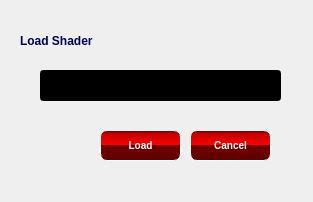
<?xml version="1.0" encoding="UTF-8"?>
<ui version="4.0">
 <class>ShaderLoader</class>
 <widget class="QDialog" name="ShaderLoader">
  <property name="windowModality">
   <enum>Qt::WindowModal</enum>
  </property>
  <property name="geometry">
   <rect>
    <x>0</x>
    <y>0</y>
    <width>313</width>
    <height>202</height>
   </rect>
  </property>
  <property name="windowTitle">
   <string>LoadShader</string>
  </property>
  <widget class="lineTextWrapper" name="lineEdit_4">
   <property name="geometry">
    <rect>
     <x>40</x>
     <y>70</y>
     <width>241</width>
     <height>31</height>
    </rect>
   </property>
   <property name="styleSheet">
    <string notr="true">background-color: rgb(0, 0, 0);
color: rgb(255, 255, 255);</string>
   </property>
  </widget>
  <widget class="QLabel" name="label">
   <property name="geometry">
    <rect>
     <x>20</x>
     <y>30</y>
     <width>151</width>
     <height>21</height>
    </rect>
   </property>
   <property name="styleSheet">
    <string notr="true">color: rgb(0, 0, 89);
font: 75 10pt &quot;Leelawadee&quot;;
background-color: rgba(255, 255, 255, 0);
font-weight:bold</string>
   </property>
   <property name="text">
    <string>Load Shader</string>
   </property>
  </widget>
  <widget class="QPushButton" name="pushButton_10">
   <property name="geometry">
    <rect>
     <x>190</x>
     <y>130</y>
     <width>81</width>
     <height>31</height>
    </rect>
   </property>
   <property name="styleSheet">
    <string notr="true">color: white;
background-color: QLinearGradient( x1: 0, y1: 0, x2: 0, y2: 1, stop: 0 #600000, stop: 0.1 #c00000, stop: 0.49 #ff0000, stop: 0.5 #700000, stop: 1 #600000);
border-width: 1px;
border-color: #fff;
border-style: solid;
border-radius: 7;
padding: 3px;
font-size: 10px;
font-weight:bold;
padding-left: 5px;
padding-right: 5px;</string>
   </property>
   <property name="text">
    <string>Cancel</string>
   </property>
  </widget>
  <widget class="QPushButton" name="pushButton_9">
   <property name="geometry">
    <rect>
     <x>100</x>
     <y>130</y>
     <width>81</width>
     <height>31</height>
    </rect>
   </property>
   <property name="styleSheet">
    <string notr="true">color: white;
background-color: QLinearGradient( x1: 0, y1: 0, x2: 0, y2: 1, stop: 0 #600000, stop: 0.1 #c00000, stop: 0.49 #ff0000, stop: 0.5 #700000, stop: 1 #600000);
border-width: 1px;
border-color: #fff;
border-style: solid;
border-radius: 7;
padding: 3px;
font-size: 10px;
font-weight:bold;
padding-left: 5px;
padding-right: 5px;</string>
   </property>
   <property name="text">
    <string>Load</string>
   </property>
  </widget>
 </widget>
 <customwidgets>
  <customwidget>
   <class>lineTextWrapper</class>
   <extends>QLineEdit</extends>
   <header>linetextwrapper.h</header>
   <slots>
    <signal>signalShaderN(QString)</signal>
    <signal>signalLightPos(QString)</signal>
    <signal>signalSaveCam(QString)</signal>
    <signal>signalRefPoint(QString)</signal>
    <signal>signalDistance(float)</signal>
    <slot>gotClickedShaderName()</slot>
    <slot>gotClickedLightPos()</slot>
    <slot>gotClickedCam()</slot>
    <slot>gotClickedRefPoint()</slot>
    <slot>gotDistance()</slot>
   </slots>
  </customwidget>
 </customwidgets>
 <resources/>
 <connections>
  <connection>
   <sender>pushButton_9</sender>
   <signal>clicked()</signal>
   <receiver>ShaderLoader</receiver>
   <slot>accept()</slot>
   <hints>
    <hint type="sourcelabel">
     <x>145</x>
     <y>146</y>
    </hint>
    <hint type="destinationlabel">
     <x>135</x>
     <y>202</y>
    </hint>
   </hints>
  </connection>
  <connection>
   <sender>pushButton_10</sender>
   <signal>clicked()</signal>
   <receiver>ShaderLoader</receiver>
   <slot>reject()</slot>
   <hints>
    <hint type="sourcelabel">
     <x>227</x>
     <y>144</y>
    </hint>
    <hint type="destinationlabel">
     <x>236</x>
     <y>202</y>
    </hint>
   </hints>
  </connection>
  <connection>
   <sender>pushButton_9</sender>
   <signal>clicked()</signal>
   <receiver>lineEdit_4</receiver>
   <slot>gotClickedShaderName()</slot>
   <hints>
    <hint type="sourcelabel">
     <x>130</x>
     <y>149</y>
    </hint>
    <hint type="destinationlabel">
     <x>130</x>
     <y>97</y>
    </hint>
   </hints>
  </connection>
  <connection>
   <sender>lineEdit_4</sender>
   <signal>signalShaderN(QString)</signal>
   <receiver>ShaderLoader</receiver>
   <slot>signalname(QString)</slot>
   <hints>
    <hint type="sourcelabel">
     <x>74</x>
     <y>88</y>
    </hint>
    <hint type="destinationlabel">
     <x>70</x>
     <y>202</y>
    </hint>
   </hints>
  </connection>
 </connections>
 <slots>
  <slot>signalname(QString)</slot>
 </slots>
</ui>
